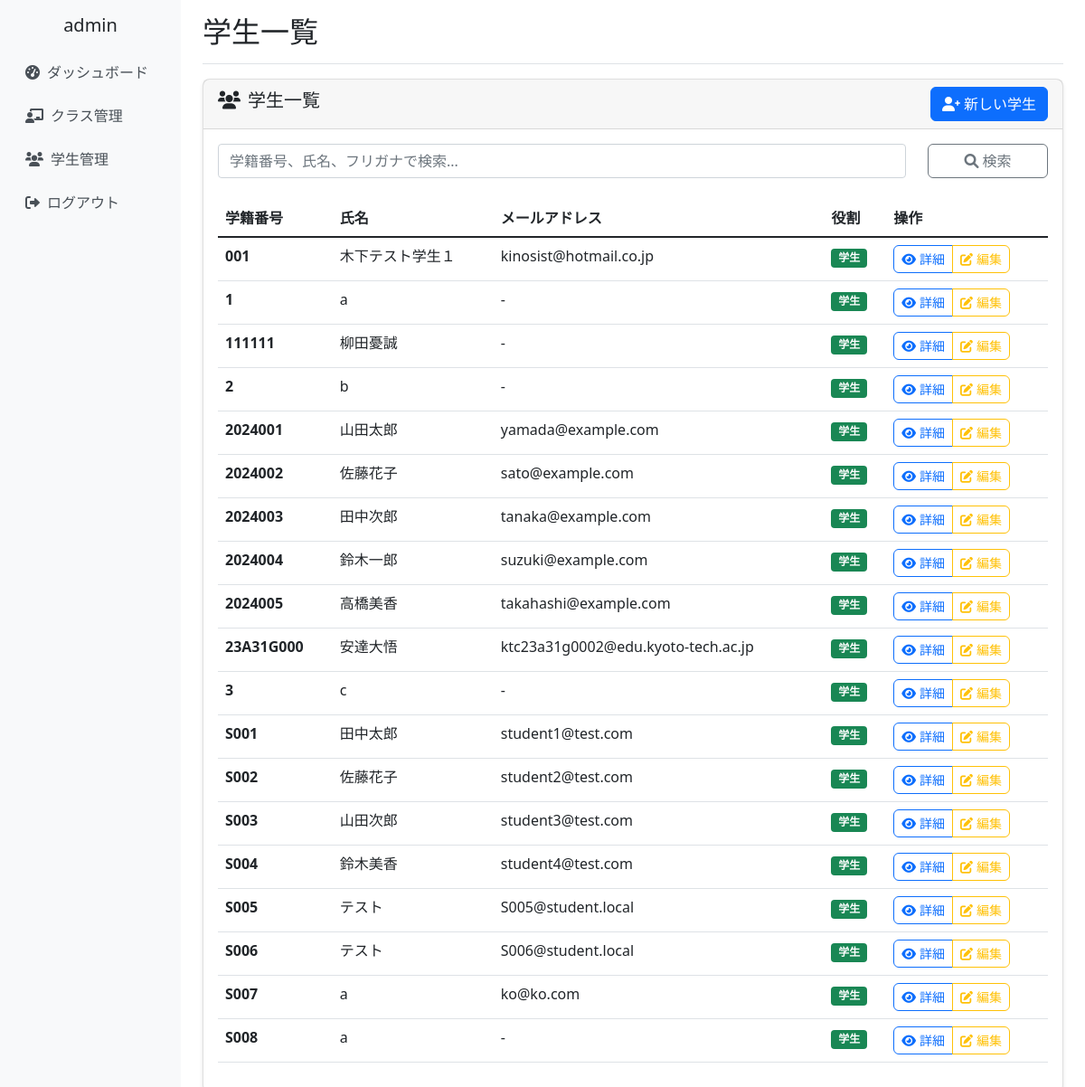
/students/ (signed in), run on the app's committed database.
### school_management/models.py (models this page shows, shortened)
class CustomUser(AbstractUser):
    ROLE_CHOICES = [
        ('admin', '管理者'),
        ('teacher', '教員'),
        ('student', '学生'),
    ]
    username = None  # usernameフィールドを無効化
    email = models.EmailField(unique=True, null=True, blank=True)
    full_name = models.CharField(max_length=100, verbose_name='氏名')
    furigana = models.CharField(max_length=100, blank=True, verbose_name='ふりがな')
    points = models.IntegerField(default=0, verbose_name='ポイント')
    role = models.CharField(
        max_length=10,
        choices=ROLE_CHOICES,
        default='student',
        verbose_name='役割'
    )
    student_number = models.CharField(max_length=20, blank=True, verbose_name='学籍番号')
    teacher_id = models.CharField(max_length=20, blank=True, verbose_name='教員ID')
    created_at = models.DateTimeField(auto_now_add=True, verbose_name='登録日時')
    updated_at = models.DateTimeField(auto_now=True, verbose_name='更新日時')
    groups = models.ManyToManyField(
        'auth.Group',
        verbose_name='groups',
        blank=True,
        help_text='The groups this user belongs to.',
        related_name="customuser_set",
        related_query_name="customuser",
    )
    user_permissions = models.ManyToManyField(
        'auth.Permission',
        verbose_name='user permissions',
        blank=True,
        help_text='Specific permissions for this user.',
        related_name="customuser_set",
        related_query_name="customuser",
    )
    USERNAME_FIELD = 'email'
    REQUIRED_FIELDS = ['full_name']
    objects = CustomUserManager()
    class Meta:
        verbose_name = 'ユーザー'
        verbose_name_plural = 'ユーザー'

### school_management/views.py (the view)
# urls.py: path('students/', views.student_list_view, name='student_list'),
@login_required
def student_list_view(request):
    students = Student.objects.filter(
        role='student',
        student_number__isnull=False,
        student_number__gt=''
    ).order_by('student_number')
    search_query = request.GET.get('search', '')
    if search_query:
        students = students.filter(
            Q(student_number__icontains=search_query) |
            Q(full_name__icontains=search_query)
        )
    context = {
        'students': students,
        'search_query': search_query,
    }
    return render(request, 'school_management/student_list.html', context)

### school_management/templates/school_management/student_list.html (shortened to what this page needs)
{% extends 'school_management/base.html' %}
{% block page_title %}学生一覧{% endblock %}
{% block content %}
<div class="row">
    <div class="col-12">
        <div class="card">
            <div class="card-header d-flex justify-content-between align-items-center">
                <h5><i class="fas fa-users me-2"></i>学生一覧</h5>
                <a href="{% url 'school_management:student_create' %}" class="btn btn-primary">
                    <i class="fas fa-user-plus me-1"></i>新しい学生
                </a>
            </div>
            <div class="card-body">
                <form method="get" class="mb-4">
                    <div class="row">
                        <div class="col-md-10">
                            <input type="text" class="form-control" name="search"
                                   placeholder="学籍番号、氏名、フリガナで検索..."
                                   value="{{ search_query }}">
                        </div>
                        <div class="col-md-2">
                            <button type="submit" class="btn btn-outline-secondary w-100">
                                <i class="fas fa-search"></i> 検索
                            </button>
                        </div>
                    </div>
                </form>
                {% if students %}
                    <div class="table-responsive">
                        <table class="table table-hover">
                            <thead>
                                <tr>
                                    <th>学籍番号</th>
                                    <th>氏名</th>
                                    <th>メールアドレス</th>
                                    <th>役割</th>
                                    <th>操作</th>
                                </tr>
                            </thead>
                            <tbody>
                                {% for student in students %}
                                <tr>
                                    <td><strong>{{ student.student_number|default:"未設定" }}</strong></td>
                                    <td>{{ student.full_name }}</td>
                                    <td>{{ student.email|default:"-" }}</td>
                                    <td><span class="badge bg-success">{{ student.get_role_display }}</span></td>
                                    <td>
                                        {% if student.student_number %}
                                        <div class="btn-group" role="group">
                                            <a href="{% url 'school_management:student_detail' student.student_number %}"
                                               class="btn btn-outline-primary btn-sm">
                                                <i class="fas fa-eye me-1"></i>詳細
                                            </a>
                                            <a href="{% url 'school_management:student_edit' student.student_number %}"
                                               class="btn btn-outline-warning btn-sm">
                                                <i class="fas fa-edit me-1"></i>編集
                                            </a>
                                        </div>
                                        {% else %}
                                        <span class="text-muted">学籍番号未設定</span>
                                        {% endif %}
                                    </td>
                                </tr>
                                {% endfor %}
                            </tbody>
                        </table>
                    </div>
                {% endif %}
            </div>
        </div>
    </div>
</div>
{% endblock %}

### school_management/templates/school_management/base.html (shortened to what this page needs)
{% load static %}
<!DOCTYPE html>
<html lang="ja">
<head>
    <link href="https://cdn.jsdelivr.net/npm/bootstrap@5.1.3/dist/css/bootstrap.min.css" rel="stylesheet">
    <link href="https://cdnjs.cloudflare.com/ajax/libs/font-awesome/6.0.0/css/all.min.css" rel="stylesheet">
    <link href="{% static 'school_management/css/base.css' %}" rel="stylesheet">
</head>
<body>
    <div class="container-fluid">
        <div class="row">
            {% if user.is_authenticated %}
            <nav class="col-md-3 col-lg-2 d-md-block d-none sidebar collapse">
                <div class="position-sticky pt-3">
                    <div class="text-center mb-3">
                        <h5>{{ user.full_name }}</h5>
                    </div>
                    <ul class="nav flex-column">
                        <li class="nav-item">
                            <a class="nav-link" href="{% url 'school_management:dashboard' %}">
                                <i class="fas fa-tachometer-alt me-2"></i>ダッシュボード
                            </a>
                        </li>
                        <li class="nav-item">
                            <a class="nav-link" href="{% url 'school_management:class_list' %}">
                                <i class="fas fa-chalkboard-teacher me-2"></i>クラス管理
                            </a>
                        </li>
                        <li class="nav-item">
                            <a class="nav-link" href="{% url 'school_management:student_list' %}">
                                <i class="fas fa-users me-2"></i>学生管理
                            </a>
                        </li>
                        <li class="nav-item">
                            <a class="nav-link" href="{% url 'school_management:logout' %}">
                                <i class="fas fa-sign-out-alt me-2"></i>ログアウト
                            </a>
                        </li>
                    </ul>
                </div>
            </nav>
            <main class="col-md-9 ms-sm-auto col-lg-10 px-md-4 main-content">
                <div class="d-flex justify-content-between flex-wrap flex-md-nowrap align-items-center pt-3 pb-2 mb-3 border-bottom">
                    <h1 class="h2">{% block page_title %}{% endblock %}</h1>
                </div>
                {% block content %}{% endblock %}
            </main>
            {% else %}
            <div class="col-12">
                {% block login_content %}{% endblock %}
            </div>
            {% endif %}
        </div>
    </div>
</body>
</html>

### school_management/static/school_management/css/base.css (style rules this page uses)
.sidebar { min-height: 100vh; background-color: #f8f9fa; }
.main-content { min-height: 100vh; }
.card { box-shadow: 0 2px 4px rgba(0, 0, 0, 0.1); border-radius: 8px; }
.btn { border-radius: 6px; transition: all 0.2s ease-in-out; }
.nav-link { color: #495057; padding: 0.75rem 1rem; border-radius: 6px; transition: all 0.2s ease-in-out; }
@media (min-width: 768px) { .sidebar { position: relative; left: 0; } }

### data on the page
CustomUser: full_name "admin"
CustomUser: student_number "001", full_name "木下テスト学生１", email "kinosist@hotmail.co.jp", role "学生", shows "詳細"
CustomUser: student_number "1", full_name "a", email "-", role "学生", shows "詳細"
CustomUser: student_number "111111", full_name "柳田憂誠", email "-", role "学生", shows "詳細"
CustomUser: student_number "2", full_name "b", email "-", role "学生", shows "詳細"
CustomUser: student_number "2024001", full_name "山田太郎", email "yamada@example.com", role "学生", shows "詳細"
CustomUser: student_number "2024002", full_name "佐藤花子", email "sato@example.com", role "学生", shows "詳細"
CustomUser: student_number "2024003", full_name "田中次郎", email "tanaka@example.com", role "学生", shows "詳細"
CustomUser: student_number "2024004", full_name "鈴木一郎", email "suzuki@example.com", role "学生", shows "詳細"
CustomUser: student_number "2024005", full_name "高橋美香", email "takahashi@example.com", role "学生", shows "詳細"
CustomUser: student_number "23A31G000", full_name "安達大悟", email "ktc23a31g0002@edu.kyoto-tech.ac.jp", role "学生", shows "詳細"
CustomUser: student_number "3", full_name "c", email "-", role "学生", shows "詳細"
CustomUser: student_number "S001", full_name "田中太郎", email "student1@test.com", role "学生", shows "詳細"
CustomUser: student_number "S002", full_name "佐藤花子", email "student2@test.com", role "学生", shows "詳細"
CustomUser: student_number "S003", full_name "山田次郎", email "student3@test.com", role "学生", shows "詳細"
CustomUser: student_number "S004", full_name "鈴木美香", email "student4@test.com", role "学生", shows "詳細"
CustomUser: student_number "S005", full_name "テスト", email "S005@student.local", role "学生", shows "詳細"
CustomUser: student_number "S006", full_name "テスト", email "S006@student.local", role "学生", shows "詳細"
CustomUser: student_number "S007", full_name "a", email "ko@ko.com", role "学生", shows "詳細"
CustomUser: student_number "S008", full_name "a", email "-", role "学生", shows "詳細"
